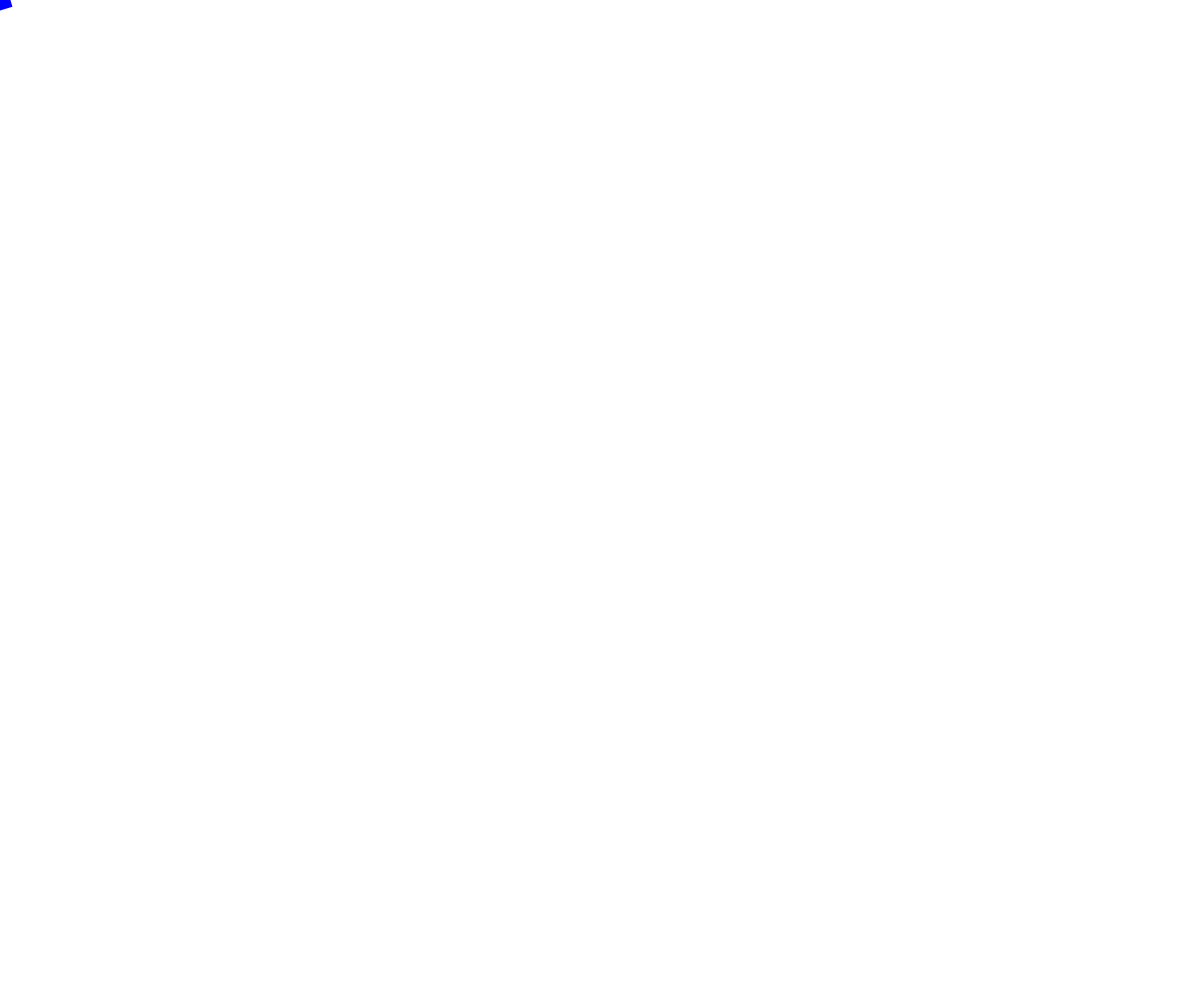
Frame 1 (no input)
Frame 60 (no input): identical to frame 1, image omitted
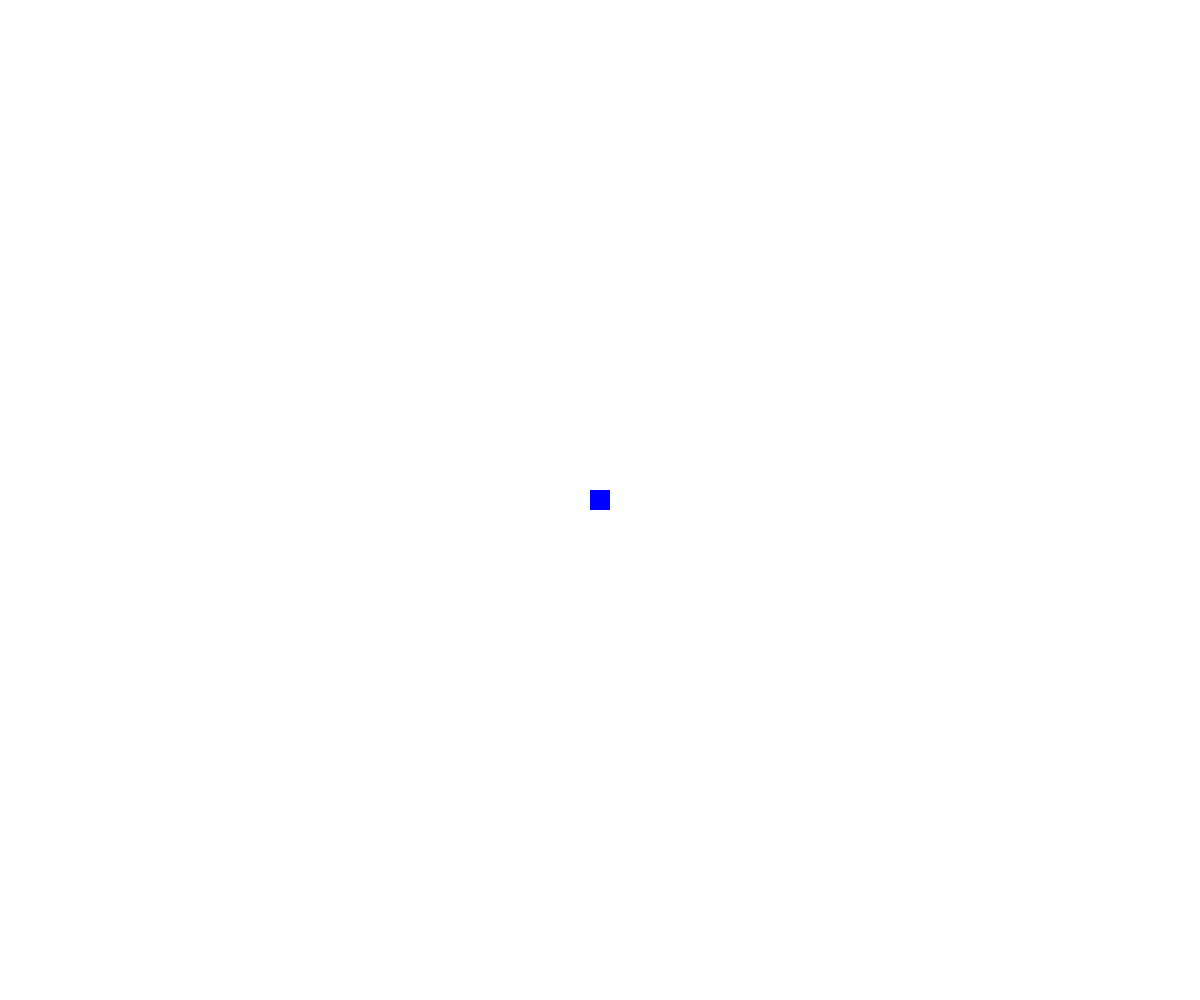
Frame 120 (the mouse pressed at the canvas centre since frame 60)

The p5.js sketch that drew these frames (run headless with seeded random() and noise() and a simulated clock; from frame 60 on, the mouse is pressed at the canvas centre):

// p5.js sketch
// ── sketch.js
function setup () {
    createCanvas(windowWidth, windowHeight);
    rectMode(CENTER);
    angleMode(DEGREES);
    noCursor();
}

function draw () {
    background(255);
    noStroke();
    fill(0, 0, 255);

    let a = atan2(mouseY - height / 2, mouseX - width/8);

    translate(mouseX, mouseY);
    push();
    rotate(a);
    rect(0, 0, 20, 20); // Larger rectangle is rotating in degrees
    pop();
}
